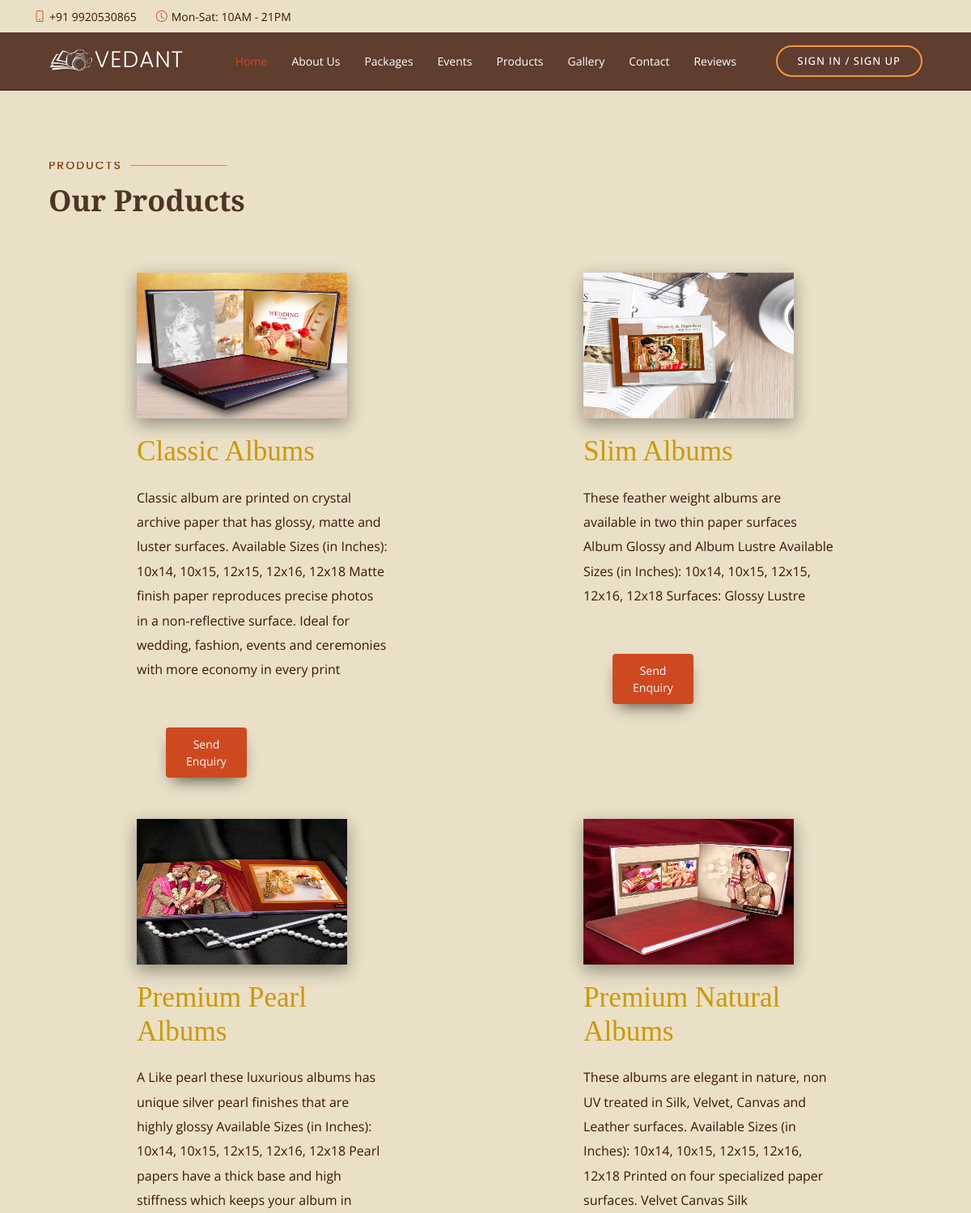
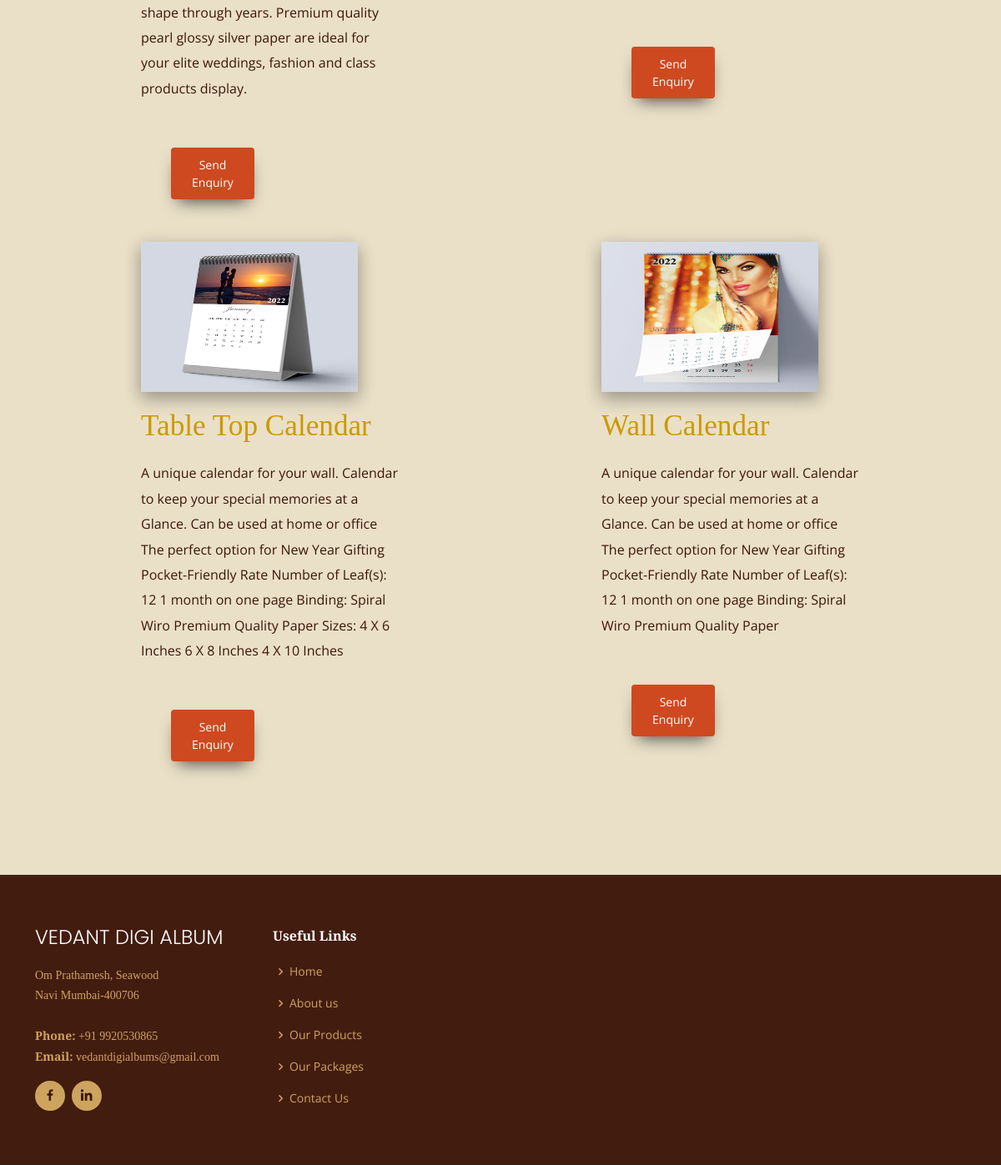
The page /product.php on the database its author committed (2 pictures, top to bottom).
### tables this page shows
CREATE TABLE `products` (
  `product_id` int(11) NOT NULL,
  `product_name` varchar(200) NOT NULL,
  `product_detail` longtext NOT NULL,
  `product_img` varchar(100) NOT NULL,
  `pr_created` timestamp NOT NULL DEFAULT current_timestamp() ON UPDATE current_timestamp()
);

### product.php (the view, shortened to what this page needs)
<?php
include 'header1.php';
include 'config.php';
?>
    <link rel="stylesheet" href="assets/css/templatemo-style.css">
    <link rel="stylesheet" href="assets/css/style.css">
<section></section>
        <section class="tm-section" data-aos="fade-up">
            <div class="container-fluid overflow-x:auto">
                <div class="section-title">
          <h2>Products</h2>
          <p>Our Products</p>
        </div>
                <div class="row">
                    <?php
$records = mysqli_query($conn,"SELECT * FROM `products`");
while($data = mysqli_fetch_array($records))
{
?>
                    <div class="col-xs-12 col-sm-6 col-md-6 col-lg-3 col-xl-6">
                        <div class="tm-content-box">
                            <img src="admin/<?php echo $data['product_img']; ?>" class="tm-margin-b-20 img-fluid imgBox">
                            <h2 class="tm-margin-b-20 tm-gold-text"><?php echo $data['product_name']; ?></h2>
                            <p class="tm-margin-b-20"><?php echo $data['product_detail']; ?></p>
                            <a href="contact.php#contact"><button class="buttona"><span>Send Enquiry</span></button></a>
                        </div>
                    </div>
<?php
}
?>
                </div>
            </div>
        </section>
<?php
include 'footer.php';
?>

### header1.php (shortened to what this page needs)
<!DOCTYPE html>
<html lang="en">
<head>
  <link href="assets/vendor/animate.css/animate.min.css" rel="stylesheet">
  <link href="assets/vendor/aos/aos.css" rel="stylesheet">
  <link href="assets/vendor/bootstrap/css/bootstrap.min.css" rel="stylesheet">
  <link href="assets/vendor/bootstrap-icons/bootstrap-icons.css" rel="stylesheet">
  <link href="assets/vendor/boxicons/css/boxicons.min.css" rel="stylesheet">
  <link href="assets/vendor/glightbox/css/glightbox.min.css" rel="stylesheet">
  <link href="assets/vendor/swiper/swiper-bundle.min.css" rel="stylesheet">
<link rel="stylesheet" href="https://cdnjs.cloudflare.com/ajax/libs/font-awesome/4.7.0/css/font-awesome.min.css">
  <link href="assets/css/style.css" rel="stylesheet">
</head>
<body>
  <div id="topbar" class="d-flex align-items-center fixed-top">
    <div class="container d-flex justify-content-center justify-content-md-between">
      <div class="contact-info d-flex align-items-center">
        <i class="bi bi-phone d-flex align-items-center"><span>+91 9920530865</span></i>
        <i class="bi bi-clock d-flex align-items-center ms-4"><span> Mon-Sat: 10AM - 21PM</span></i>
      </div>
    </div>
  </div>
  <header id="header" class="fixed-top d-flex align-items-cente">
    <div class="container-fluid container-xl d-flex align-items-center justify-content-lg-between">
      <h1 class="logo me-auto me-lg-0"><a href="index.php"><img src="assets/img/logo1.png" class="img-fluid">Vedant</a></h1>
      <nav id="navbar" class="navbar order-last order-lg-0">
        <ul>
          <li><a class="nav-link scrollto active" href="index.php">Home</a></li>
          <li><a class="nav-link scrollto" href="about.php">About Us</a></li>
          <li><a class="nav-link scrollto" href="package_user.php">Packages</a></li>
          <li><a class="nav-link scrollto" href="index.php#events">Events</a></li>
          <li><a class="nav-link scrollto" href="product.php">Products</a></li>
          <li><a class="nav-link scrollto" href="gallery.php">Gallery</a></li>
          <li><a class="nav-link scrollto" href="contact.php">Contact</a></li>
          <li><a class="nav-link scrollto" href="review.php">Reviews</a></li>
        </ul>
      </nav>
    <div>
      <?php  if(!$_SESSION['user']){?>
      <a class="nav-link nav-item book-a-table-btn scrollto d-none d-lg-flex" href="login.php" id="login_btn">Sign In / Sign Up</a><?php }
      else { ?>
        <a href="profile.php">Hello, <b><?php echo $_SESSION['user'];?></b></a><div align="right">
  <a href="logout.php" tite="Logout"><i class="fa fa-sign-out" style="font-size:23px"></i></a><?php }?>
   </div></div>
  </header>

### footer.php (shortened to what this page needs)
  <footer id="footer">
    <div class="footer-top">
      <div class="container">
        <div class="row">
          <div class="col-lg-3 col-md-6">
            <div class="footer-info">
              <h3>Vedant Digi Album</h3>
              <p>
                Om Prathamesh, Seawood<br>
                Navi Mumbai-400706<br><br>
                <strong>Phone:</strong> +91 9920530865<br>
                <strong>Email:</strong> vedantdigialbums@gmail.com<br>
              </p>
              <div class="social-links mt-3">
                <a href="#" class="facebook"><i class="bx bxl-facebook"></i></a>
                <a href="#" class="linkedin"><i class="bx bxl-linkedin"></i></a>
              </div>
            </div>
          </div>
          <div class="col-lg-2 col-md-6 footer-links">
            <h4>Useful Links</h4>
            <ul>
              <li><i class="bx bx-chevron-right"></i> <a href="index.php">Home</a></li>
              <li><i class="bx bx-chevron-right"></i> <a href="about.php">About us</a></li>
              <li><i class="bx bx-chevron-right"></i> <a href="product.php">Our Products</a></li>
              <li><i class="bx bx-chevron-right"></i> <a href="package_user.php">Our Packages</a></li>
              <li><i class="bx bx-chevron-right"></i> <a href="contact.php">Contact Us</a></li>
            </ul>
          </div>
        </div>
      </div>
    </div>
  </footer>
</body>
</html>

### assets/css/style.css (style rules this page uses)
body { font-family: "Open Sans", sans-serif; background-color: #EAE0C8; color: #3D1509; }
a { color: #ce4920; text-decoration: none; }
h1, h2, h3, h4, h5, h6 { font-family: "Playfair Display", serif; }
.imgBox { box-shadow: 0 8px 20px 0 rgba(0, 0, 0, 0.2), 0 6px 20px 0 rgba(0, 0, 0, 0.19); width: 260px; height: 180px; }
.buttona { border-radius: 4px; background-color: #ce4920; border: none; color: #fff; text-align: center; font-size: 14px; padding: 10px; width: 100px; transition: all 0.5s; cursor: pointer; margin: 36px; box-shadow: 0 10px 20px -8px rgba(0, 0, 0,.7); }
button { cursor: pointer; display: inline-block; position: relative; }
#topbar { height: 40px; font-size: 14px; transition: all 0.5s; z-index: 996; }
#topbar .contact-info i { font-style: normal; color: #ce4920; }
#topbar .contact-info i span { padding-left: 5px; color: #3D1509; }
#header { background: rgba(61,21,9, 0.8); border-bottom: 1px solid rgba(61,21,9, 0.8); transition: all 0.5s; z-index: 997; padding: 15px 0; top: 40px; overflow: hidden; position: fixed; }
#header .logo { font-size: 28px; margin: 0; padding: 0; line-height: 1; font-weight: 300; letter-spacing: 1px; text-transform: uppercase; font-family: "Poppins", sans-serif; }
#header .logo a { color: #fff; }
#header .logo img { max-height: 40px; }
.book-a-table-btn { margin: 0 0 0 15px; border: 2px solid #f9963b; color: #fff; border-radius: 50px; padding: 8px 25px; text-transform: uppercase; font-size: 13px; font-weight: 500; letter-spacing: 1px; transition: 0.3s; }
.navbar { padding: 0; }
.navbar ul { margin: 0; padding: 0; display: flex; list-style: none; align-items: center; }
.navbar li { position: relative; }
.navbar a, .navbar a:focus { display: flex; align-items: center; justify-content: space-between; padding: 10px 0 10px 30px; color: #fff; white-space: nowrap; transition: 0.3s; font-size: 14px; }
.navbar a:hover, .navbar .active, .navbar .active:focus, .navbar li:hover > a { color: #ce4920; }
section { padding: 60px 0; overflow: hidden; }
.section-title { padding-bottom: 40px; }
.section-title h2 { font-size: 14px; font-weight: 500; padding: 0; line-height: 1px; margin: 0 0 5px 0; letter-spacing: 2px; text-transform: uppercase; color: #80400b; font-family: "Poppins", sans-serif; }
.section-title h2::after { content: ""; width: 120px; height: 1px; display: inline-block; background: rgba(139,69,19, 0.5); margin: 4px 10px; }
.section-title p { margin: 0; margin: 0; font-size: 36px; font-weight: 700; font-family: "Playfair Display", serif; color: #4E3524; }
#footer { background: rgba(61,21,9, 0.8); color: rgba(61,21,9, 0.8); font-size: 14px; }
#footer .footer-top { background: rgba(61,21,9, 0.8); border-top: 1px solid #37332a; border-bottom: 1px solid #28251f; padding: 60px 0 30px 0; }
#footer .footer-top .footer-info { margin-bottom: 30px; }
#footer .footer-top .footer-info h3 { font-size: 24px; margin: 0 0 20px 0; padding: 2px 0 2px 0; line-height: 1; font-weight: 300; text-transform: uppercase; color:white; font-family: "Poppins", sans-serif; }
#footer .footer-top .footer-info p { font-size: 14px; line-height: 24px; margin-bottom: 0; font-family: "Playfair Display", serif; color: #cda45e; }
#footer .footer-top .social-links a { font-size: 18px; display: inline-block; background: #cda45e; color: #3D1509; line-height: 1; padding: 8px 0; margin-right: 4px; border-radius: 50%; text-align: center; width: 36px; height: 36px; transition: 0.3s; }
#footer .footer-top h4 { font-size: 16px; font-weight: 600; color:white; position: relative; padding-bottom: 12px; }
#footer .footer-top .footer-links { margin-bottom: 30px; }
#footer .footer-top .footer-links ul { list-style: none; padding: 0; margin: 0; }
#footer .footer-top .footer-links ul i { padding-right: 2px; color: #cda45e; font-size: 18px; line-height: 1; }
#footer .footer-top .footer-links ul li { padding: 10px 0; display: flex; align-items: center; }
#footer .footer-top .footer-links ul li:first-child { padding-top: 0; }
#footer .footer-top .footer-links ul a { color: #cda45e; transition: 0.3s; display: inline-block; line-height: 1; }

### rows shown on the page
products: product_img (picture), product_name "Classic Albums", product_detail "Classic album are printed on crystal archive paper that has glossy, matte and luster surfaces. Available Sizes (in Inches): 10x14, 10x15, 12x15, 12x16, 12x18 Matte finish paper reproduces precise photos in a non-reflective surface. Ideal for wedding, fashion, events and ceremonies with more economy in every print"
products: product_img (picture), product_name "Slim Albums", product_detail "These feather weight albums are available in two thin paper surfaces Album Glossy and Album Lustre Available Sizes (in Inches): 10x14, 10x15, 12x15, 12x16, 12x18 Surfaces: Glossy Lustre"
products: product_img (picture), product_name "Premium Pearl Albums", product_detail "A Like pearl these luxurious albums has unique silver pearl finishes that are highly glossy Available Sizes (in Inches): 10x14, 10x15, 12x15, 12x16, 12x18 Pearl papers have a thick base and high stiffness which keeps your album in shape through years. Premium quality pearl glossy silver paper are ideal for your elite weddings, fashion and class products display."
products: product_img (picture), product_name "Premium Natural Albums", product_detail "These albums are elegant in nature, non UV treated in Silk, Velvet, Canvas and Leather surfaces. Available Sizes (in Inches): 10x14, 10x15, 12x15, 12x16, 12x18 Printed on four specialized paper surfaces. Velvet Canvas Silk"
products: product_img (picture), product_name "Table Top Calendar", product_detail "A unique calendar for your wall. Calendar to keep your special memories at a Glance. Can be used at home or office The perfect option for New Year Gifting Pocket-Friendly Rate Number of Leaf(s): 12 1 month on one page Binding: Spiral Wiro Premium Quality Paper Sizes: 4 X 6 Inches 6 X 8 Inches 4 X 10 Inches"
products: product_img (picture), product_name "Wall Calendar", product_detail "A unique calendar for your wall. Calendar to keep your special memories at a Glance. Can be used at home or office The perfect option for New Year Gifting Pocket-Friendly Rate Number of Leaf(s): 12 1 month on one page Binding: Spiral Wiro Premium Quality Paper"
